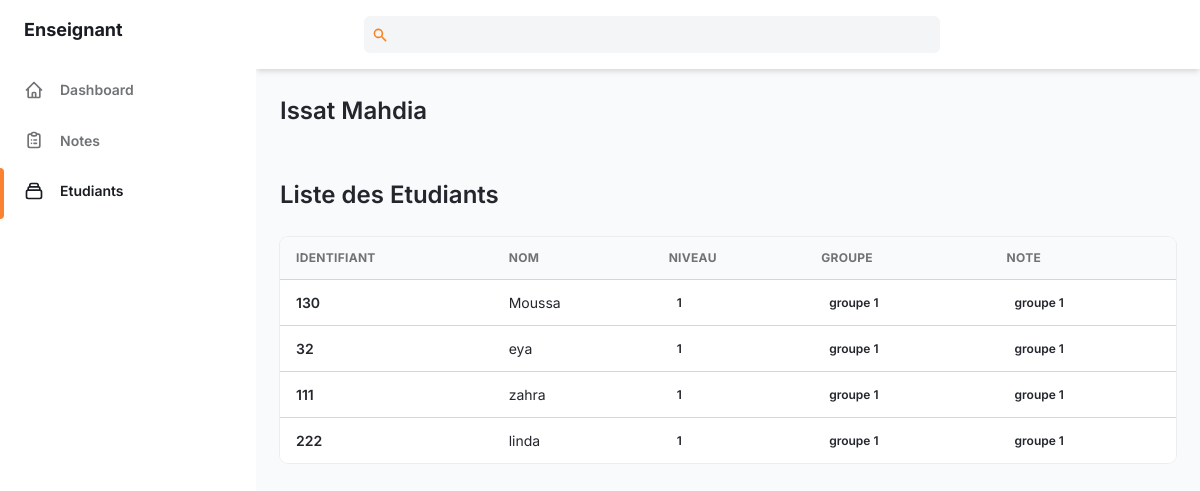
The app's page /Liste_Etudiants.php, older data.
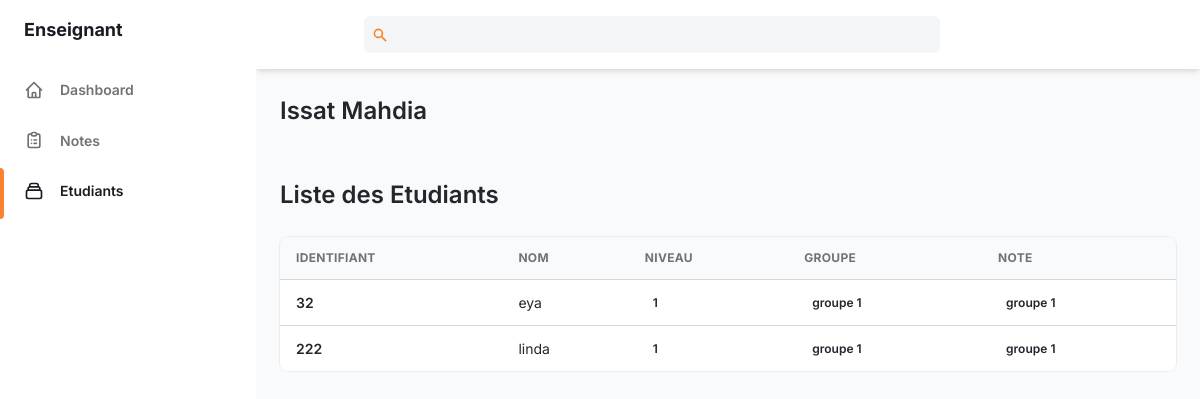
The same page, newer data.
### tables this page shows
CREATE TABLE `etudiant` (
  `student_id` int(11) NOT NULL,
  `id` int(11) NOT NULL,
  `nom` varchar(255) DEFAULT NULL,
  `groupe_nom` varchar(255) NOT NULL,
  `id_niveau` int(11) NOT NULL,
  `qr_code` longblob DEFAULT NULL,
  `email` varchar(225) DEFAULT NULL,
  `sexe` varchar(225) DEFAULT NULL
);

### Liste_Etudiants.php (the view, shortened to what this page needs)
<!DOCTYPE html>
<html :class="{ 'theme-dark': dark }" x-data="data()" lang="en">
<head>
    <link rel="stylesheet" href="../assets/css/tailwind.output.css" />
    <link rel="stylesheet" href="https://cdnjs.cloudflare.com/ajax/libs/Chart.js/2.9.3/Chart.min.css" />
</head>
<body>
    <div class="flex h-screen bg-gray-50 dark:bg-gray-900" :class="{ 'overflow-hidden': isSideMenuOpen }">
        <aside class="z-20 hidden w-64 overflow-y-auto bg-white dark:bg-gray-800 md:block flex-shrink-0">
            <div class="py-4 text-gray-500 dark:text-gray-400">
                <a class="ml-6 text-lg font-bold text-gray-800 dark:text-gray-200" href="#">
                    Enseignant
                </a>
                <ul class="mt-6">
                    <li class="relative px-6 py-3">
                        <a class="inline-flex items-center w-full text-sm font-semibold transition-colors duration-150 hover:text-gray-800 dark:hover:text-gray-200"
                            href="indexE.php">
                            <span class="ml-4">Dashboard</span>
                        </a>
                    </li>
                </ul>
                <ul>
                    <li class="relative px-6 py-3">
                        <a class="inline-flex items-center w-full text-sm font-semibold transition-colors duration-150 hover:text-gray-800 dark:hover:text-gray-200"
                            href="Notes.php">
                            <span class="ml-4">Notes</span>
                        </a>
                    </li>
                    <li class="relative px-6 py-3">
                        <span class="absolute inset-y-0 left-0 w-1"
                            style="background-color: #fa8231; border-radius: 0 0.5rem 0.5rem 0;"></span>
                        <a class="inline-flex items-center w-full text-sm font-semibold text-gray-800 transition-colors duration-150 hover:text-gray-800 dark:hover:text-gray-200 dark:text-gray-100"
                            href="Liste_Etudiants.php">
                            <span class="ml-4">Etudiants</span>
                        </a>
                    </li>
                </ul>
        </aside>
        <div class="flex flex-col flex-1 w-full">
            <header class="z-10 py-4 bg-white shadow-md dark:bg-gray-800">
                <div
                    class="container flex items-center justify-between h-full px-6 mx-auto text-purple-600 dark:text-purple-300">
                    <div class="flex justify-center flex-1 lg:mr-32">
                        <div class="relative w-full max-w-xl mr-6 focus-within:text-purple-500">
                            <div class="absolute inset-y-0 flex items-center pl-2">
                                <svg class="w-4 h-4" aria-hidden="true" fill="#fa8321" viewBox="0 0 20 20">
                                    <path fill-rule="evenodd"
                                        d="M8 4a4 4 0 100 8 4 4 0 000-8zM2 8a6 6 0 1110.89 3.476l4.817 4.817a1 1 0 01-1.414 1.414l-4.816-4.816A6 6 0 012 8z"
                                        clip-rule="evenodd"></path>
                                </svg>
                            </div>
                            <input
                                class="w-full pl-8 pr-2 text-sm text-gray-700 placeholder-gray-600 bg-gray-100 border-0 rounded-md dark:placeholder-gray-500 dark:focus:shadow-outline-gray dark:focus:placeholder-gray-600 dark:bg-gray-700 dark:text-gray-200 focus:placeholder-gray-500 focus:bg-white focus:border-purple-300 focus:outline-none focus:shadow-outline-purple form-input"
                                type="text" aria-label="Search" />
                        </div>
                    </div>
                </div>
            </header>
            <main class="h-full overflow-y-auto">
                <div class="container px-6 mx-auto grid">
                    <h2 class="my-6 text-2xl font-semibold text-gray-700 dark:text-gray-200">
                        Issat Mahdia
                    </h2>
                    <h2 class="my-6 text-2xl font-semibold text-gray-700 dark:text-gray-200">
                        Liste des Etudiants
                    </h2>
                    <?php
                    $conn = new mysqli("localhost", "root", "", "myissat");
                    $sql = "SELECT * FROM `etudiant`";
                    $result = $conn->query($sql);
                    ?>
                    <div class='w-full overflow-hidden rounded-lg shadow-xs'>
                        <div class='w-full overflow-x-auto'>
                            <table class='w-full whitespace-no-wrap'>
                                <thead>
                                    <tr
                                        class='text-xs font-semibold tracking-wide text-left text-gray-500 uppercase border-b dark:border-gray-700 bg-gray-50 dark:text-gray-400 dark:bg-gray-800'>
                                        <th class='px-4 py-3'>Identifiant</th>
                                        <th class='px-4 py-3'>Nom</th>
                                        <th class='px-4 py-3'>Niveau</th>
                                        <th class='px-4 py-3'>Groupe</th>
                                        <th class='px-4 py-3'>Note</th>
                                    </tr>
                                </thead>
                                <tbody class='bg-white divide-y dark:divide-gray-700 dark:bg-gray-800'>
                                    <?php
                                    if ($result->num_rows > 0) {
                                        while ($row = $result->fetch_assoc()) {
                                            ?>
                                            <tr class='text-gray-700 dark:text-gray-400'>
                                                <td class='px-4 py-3'>
                                                    <div class='flex items-center text-sm'>
                                                        <div>
                                                            <p class='font-semibold'><?php echo $row['id']; ?></p>
                                                        </div>
                                                    </div>
                                                </td>
                                                <td class='px-4 py-3 text-sm'>
                                                    <?php echo $row['nom']; ?>
                                                </td>
                                                <td class='px-4 py-3 text-xs'>
                                                    <span class='px-2 py-1 font-semibold leading-tight'>
                                                        <?php echo $row['id_niveau']; ?>
                                                    </span>
                                                </td>
                                                <td class='px-4 py-3 text-xs'>
                                                    <span class='px-2 py-1 font-semibold leading-tight'>
                                                        <?php echo $row['groupe_nom']; ?>
                                                    </span>
                                                </td>
                                                <td class='px-4 py-3 text-xs'>
                                                    <span class='px-2 py-1 font-semibold leading-tight'>
                                                        <?php echo $row['groupe_nom']; ?>
                                                    </span>
                                                </td>
                                            </tr>
                                            <?php
                                        }
                                    } else {
                                        echo "<td>Aucun etudiant trouvé.</td>";
                                    }
                                    ?>
            </main>
        </div>
    </div>
</body>
</html>

Row changes from the older to the newer data that the page shows:
removed etudiant: id "130", nom "Moussa", id_niveau "1", groupe_nom "groupe 1"
removed etudiant: id "111", nom "zahra", id_niveau "1", groupe_nom "groupe 1"
